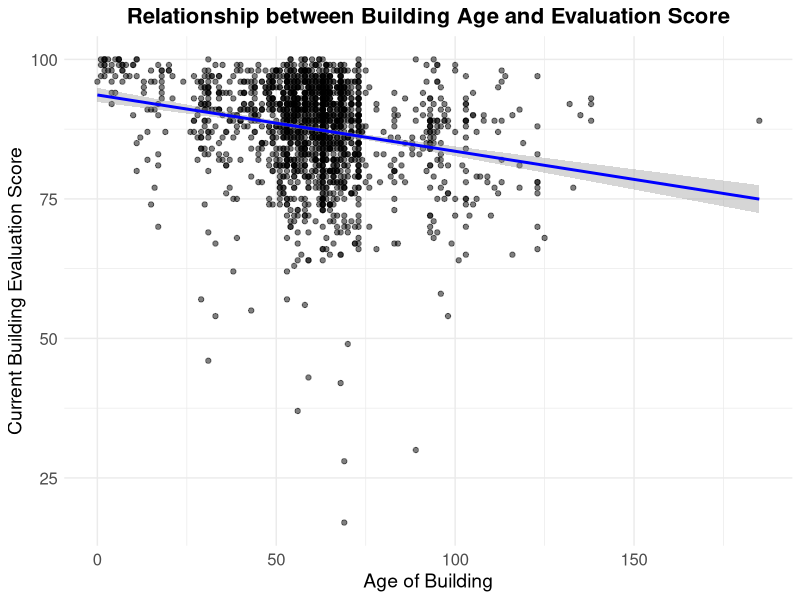

The R source for this figure:
## ---- chunk 1
## Import necessary libraries
library(ggplot2)
library(dplyr)
library(tidyverse)
library(here)
library(readr)
## ---- chunk 2
# read the data file and store it in the 'data' variable
cleaned_data <- read_csv(here("outputs", "data", "cleaned_building_data.csv"))
## ---- chunk 3
# Construct a linear model
lm_model <- lm(CURRENT.BUILDING.EVAL.SCORE ~ AGE, data = cleaned_data)

# Summary of the linear model
summary(lm_model)
## ---- chunk 4
# Create a scatter plot with a regression line to visualize the relationship
improved_plot <- ggplot(cleaned_data, aes(x = AGE, y = CURRENT.BUILDING.EVAL.SCORE)) +
  geom_point(alpha = 0.5, size = 1.5) +  # Adjust transparency and size of points
  geom_smooth(method = "lm", color = "blue", size = 1) +  # Change the size of the regression line
  labs(
    x = "Age of Building",
    y = "Current Building Evaluation Score",
    title = "Relationship between Building Age and Evaluation Score"
  ) +
  theme_minimal() +  # Use a minimal theme
  theme(
    plot.title = element_text(face = "bold", hjust = 0.5, size = 16),
    axis.title = element_text(size = 14),
    axis.text = element_text(size = 12),
    legend.position = "none"  # Hide the legend if not necessary
  )

# Print the improved plot
print(improved_plot)
